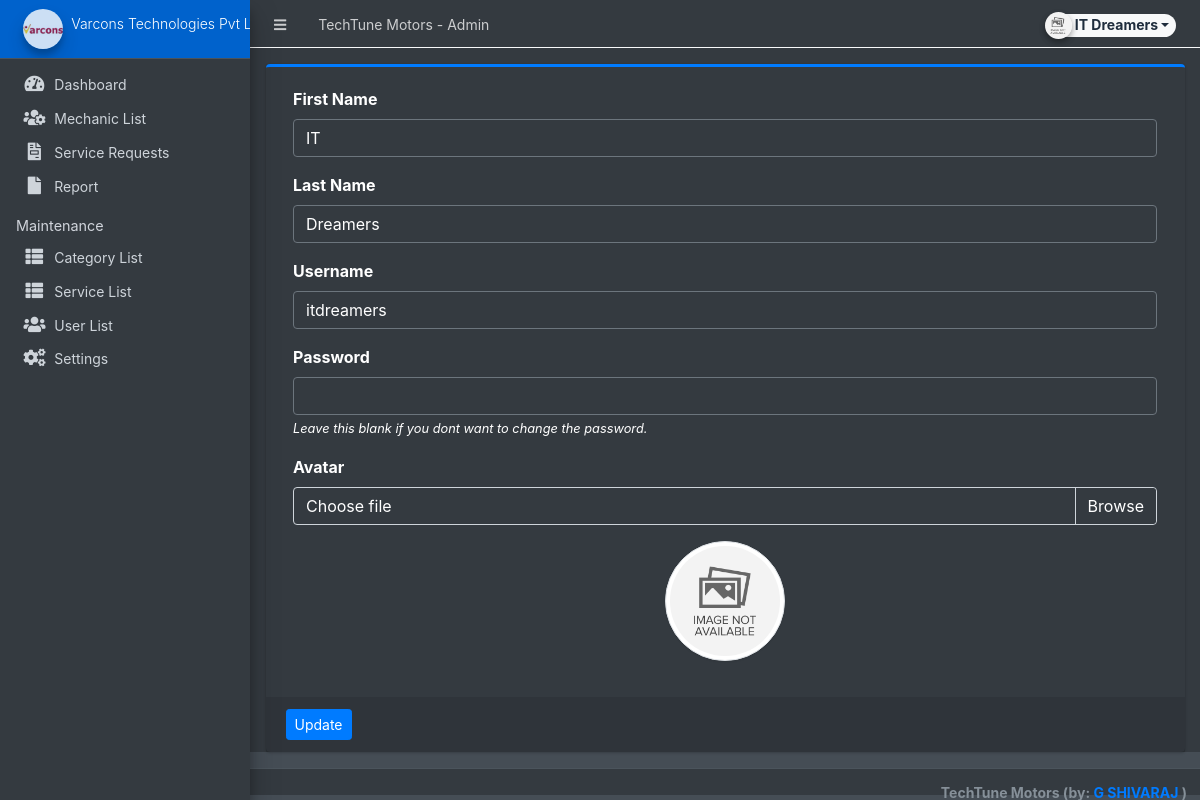
The app's page /admin/?page=user (signed in) with its own data.
### tables this page shows
CREATE TABLE `users` (
  `id` int(50) NOT NULL,
  `firstname` varchar(250) NOT NULL,
  `lastname` varchar(250) NOT NULL,
  `username` text NOT NULL,
  `password` text NOT NULL,
  `avatar` text DEFAULT NULL,
  `last_login` datetime DEFAULT NULL,
  `type` tinyint(1) NOT NULL DEFAULT 0,
  `date_added` datetime NOT NULL DEFAULT current_timestamp(),
  `date_updated` datetime DEFAULT NULL ON UPDATE current_timestamp()
);

### classes/DBConnection.php (called while the page is built, shortened)
<?php
class DBConnection{
    private $host = DB_SERVER;
    private $username = DB_USERNAME;
    private $password = DB_PASSWORD;
    private $database = DB_NAME;
    public $conn;
    public function __construct(){
        if (!isset($this->conn)) {
            $this->conn = new mysqli($this->host, $this->username, $this->password, $this->database);
        }
    }
}
?>

### classes/SystemSettings.php (called while the page is built, shortened)
<?php
class SystemSettings extends DBConnection{
	function userdata($field = ''){
		if(!empty($field)){
			if(isset($_SESSION['userdata'][$field]))
				return $_SESSION['userdata'][$field];
			else
				return null;
		}else{
			return false;
		}
	}
}
$_settings = new SystemSettings();
?>

### config.php (called while the page is built, shortened)
<?php
require_once('classes/DBConnection.php');
require_once('classes/SystemSettings.php');
function validate_image($file){
	if(!empty($file)){
		if(is_file(base_app.$file)){
			return base_url.$file;
		}else{
			return base_url.'dist/img/no-image-available.png';
		}
	}else{
		return base_url.'dist/img/no-image-available.png';
	}
}
?>

### admin/user/index.php (the view, shortened to what this page needs)
<?php
$user = $conn->query("SELECT * FROM users where id ='".$_settings->userdata('id')."'");
foreach($user->fetch_array() as $k =>$v){
	$meta[$k] = $v;
}
?>
<div class="card card-outline card-primary">
	<div class="card-body">
		<div class="container-fluid">
			<form action="" id="manage-user">
				<div class="form-group">
					<label for="name">First Name</label>
					<input type="text" name="firstname" id="firstname" class="form-control" value="<?php echo isset($meta['firstname']) ? $meta['firstname']: '' ?>" required>
				</div>
				<div class="form-group">
					<label for="name">Last Name</label>
					<input type="text" name="lastname" id="lastname" class="form-control" value="<?php echo isset($meta['lastname']) ? $meta['lastname']: '' ?>" required>
				</div>
				<div class="form-group">
					<label for="username">Username</label>
					<input type="text" name="username" id="username" class="form-control" value="<?php echo isset($meta['username']) ? $meta['username']: '' ?>" required  autocomplete="off">
				</div>
				<div class="form-group">
					<label for="password">Password</label>
					<input type="password" name="password" id="password" class="form-control" value="" autocomplete="off">
					<small><i>Leave this blank if you dont want to change the password.</i></small>
				</div>
				<div class="form-group">
					<label for="" class="control-label">Avatar</label>
					<div class="custom-file">
		              <label class="custom-file-label" for="customFile">Choose file</label>
		            </div>
				</div>
				<div class="form-group d-flex justify-content-center">
					<img src="<?php echo validate_image(isset($meta['avatar']) ? $meta['avatar'] :'') ?>" alt="" id="cimg" class="img-fluid img-thumbnail">
				</div>
			</form>
		</div>
	</div>
	<div class="card-footer">
			<div class="col-md-12">
				<div class="row">
					<button class="btn btn-sm btn-primary" form="manage-user">Update</button>
				</div>
			</div>
		</div>
</div>

### admin/user/index.php (style rules this page uses)
img#cimg { height: 15vh; width: 15vh; object-fit: cover; border-radius: 100% 100%; }

### records on screen
users: firstname "IT", lastname "Dreamers", username "itdreamers"

### other values on screen
$_settings->info('name') "TechTune Motors"
$_settings->userdata('firstname').' '.$_settings->userdata('lastname') "IT Dreamers"
$_settings->info('short_name') "Varcons Technologies Pvt…"
